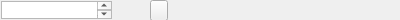
<?xml version="1.0" encoding="UTF-8"?>
<ui version="4.0">
 <class>ShowTrxCodeDialog</class>
 <widget class="QDialog" name="ShowTrxCodeDialog">
  <property name="geometry">
   <rect>
    <x>0</x>
    <y>0</y>
    <width>400</width>
    <height>20</height>
   </rect>
  </property>
  <property name="windowTitle">
   <string>Dialog</string>
  </property>
  <widget class="QToolButton" name="copyBtn">
   <property name="geometry">
    <rect>
     <x>150</x>
     <y>0</y>
     <width>18</width>
     <height>21</height>
    </rect>
   </property>
   <property name="cursor">
    <cursorShape>PointingHandCursor</cursorShape>
   </property>
   <property name="focusPolicy">
    <enum>Qt::NoFocus</enum>
   </property>
   <property name="text">
    <string/>
   </property>
  </widget>
  <widget class="QPlainTextEdit" name="plainTextEdit">
   <property name="geometry">
    <rect>
     <x>1</x>
     <y>1</y>
     <width>111</width>
     <height>18</height>
    </rect>
   </property>
  </widget>
 </widget>
 <resources/>
 <connections/>
</ui>
